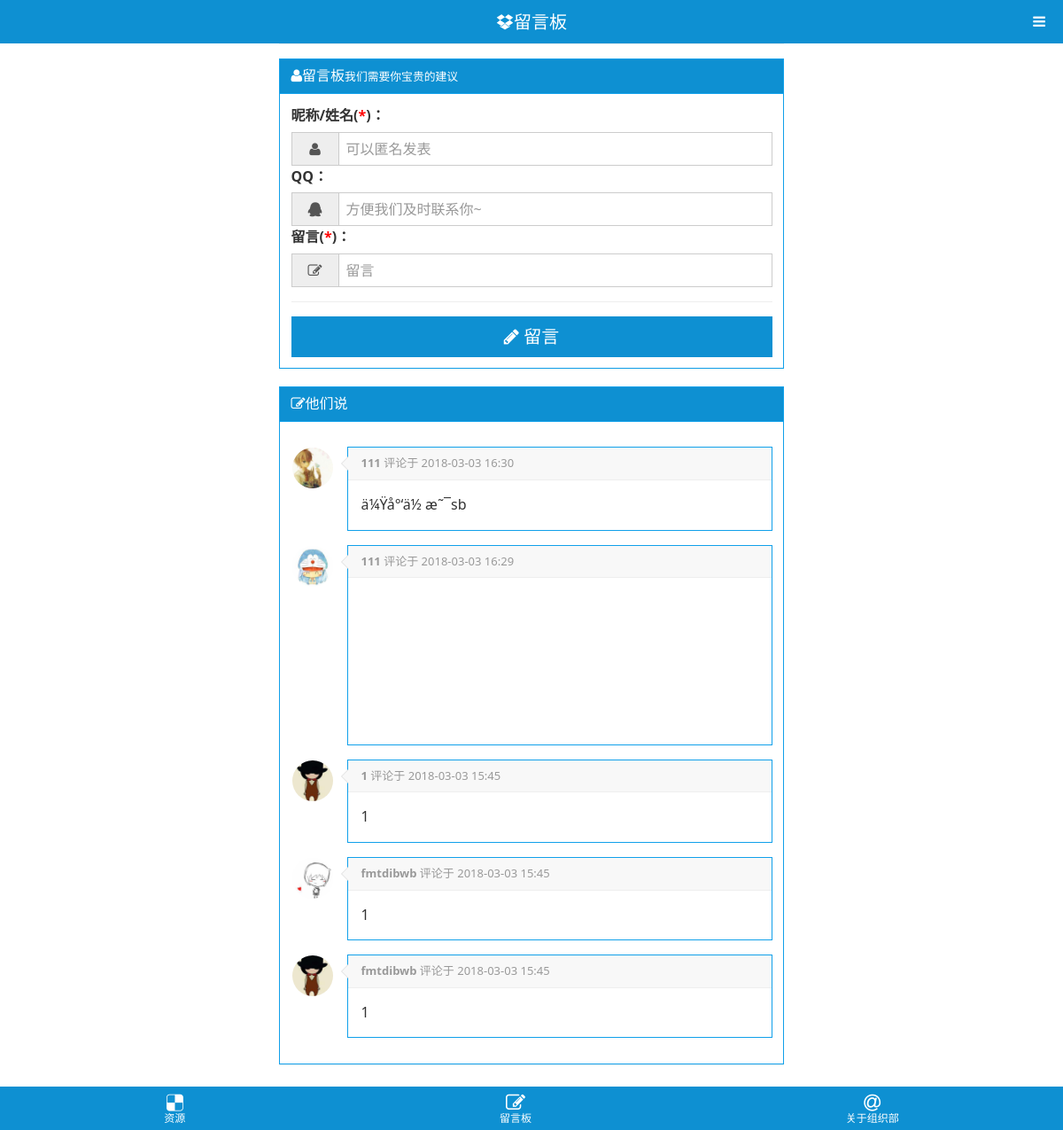
Screenshot of /WebSite/guestbook.php with the database file from the repository.
### tables this page shows
CREATE TABLE `guestbook` (
  `id` int(11) NOT NULL AUTO_INCREMENT,
  `username` varchar(20) NOT NULL,
  `qq` varchar(20) DEFAULT NULL,
  `info` text NOT NULL,
  `time` datetime NOT NULL,
  `ip` varchar(30) DEFAULT NULL,
  PRIMARY KEY (`id`) USING BTREE
);

### WebSite/guestbook.php (the view, shortened to what this page needs)
<?php
$title="留言板";
require 'head.php';
require 'navbar.php';
?>
<div class="am-u-lg-6 am-u-md-8 am-u-sm-centered">
<hr>
<section class="am-panel am-panel-primary">
  <div class="am-panel-hd"><i class="am-icon-user"></i>留言板<small>我们需要你宝贵的建议</small></div>
  <main class="am-panel-bd">
    <form action="" method="post" class="am-form am-form-horizontal">
    <label for="tel">昵称/姓名(<font style="color: red;">*</font>)：</label>
<div class="am-input-group">
  <span class="am-input-group-label"><i class="am-icon-user am-icon-fw"></i></span >
  <input type="text" id="username" value="<?php if(!empty($_SESSION['username'])){echo $_SESSION['username'];} ?>" name="username" class="am-form-field" placeholder="可以匿名发表"  required/>
</div>
 <label for="qq">QQ：</label>
<div class="am-input-group">
  <span class="am-input-group-label"><i class="am-icon-qq am-icon-fw"></i></span>
  <input type="text"  id="qq" name="qq" class="am-form-field" placeholder="方便我们及时联系你~"   />
</div>
  <label for="guestbook">留言(<font style="color: red;">*</font>)：</label>
<div class="am-input-group">
  <span class="am-input-group-label"><i class="am-icon-edit am-icon-fw"></i></span>
  <input type="text"  id="guestbook" name="guestbook" class="am-form-field" placeholder="留言"   />
</div>
<hr>
  <div class="am-cf">
        <button type="submit" class="am-btn  am-btn-primary am-btn-xl am-btn-block"><i class="am-icon-pencil"></i>&nbsp;留言</button>
      </div>
</form>
  </main>
</section>
<section class="am-panel am-panel-primary">
  <div class="am-panel-hd"><i class="am-icon-edit"></i>他们说</div>
  <main class="am-panel-bd">
 <ul class="am-comments-list">
  <?php
require 'conn.php';
             $sql= "SELECT * FROM guestbook  order by id desc limit 5";
               $result = mysqli_query($linkID,$sql) or die(mysql_errno());
             while($row = $result->fetch_assoc()){
   ?>
                <li class="am-comment">
                  <a href="#"><img src="./images/head<?php echo mt_rand(1,6); ?>.jpg" alt="" class="am-comment-avatar" width="48" height="48"></a>
                  <div class="am-comment-main am-panel-primary">
                    <header class="am-comment-hd ">
                      <div class="am-comment-meta"><a href="#" class="am-comment-author"><?php echo $row['username'] ?></a> 评论于 <time><?php echo date("Y-m-d H:i",strtotime($row['time']))  ?></time></div>
                    </header>
                    <div class="am-comment-bd"><?php echo $row['info'] ?>
                    </div>
                  </div>
                </li>
<?php
}
?>
</ul>
</section>
</div>
<?php
require 'footer.php';
 ?>

### WebSite/head.php (shortened to what this page needs)
<!doctype html>
<html class="no-js">
<head>
  <link rel="stylesheet" href="../css/amazeui.min.css">

### WebSite/navbar.php (shortened to what this page needs)
<header data-am-widget="header" class="am-header am-header-default">
  <h1 class="am-header-title">
    <a href="/"><i class="am-icon-dropbox"></i><?php echo $title ?></a>
  </h1>
</header>
<nav data-am-widget="menu" class="am-menu  am-menu-offcanvas1" data-am-menu-offcanvas>
  <a href="javascript: void(0)" class="am-menu-toggle">
    <i class="am-menu-toggle-icon am-icon-bars"></i>
  </a>
</nav>
<div data-am-widget="navbar" class="am-navbar am-cf am-navbar-default "
     id="">
  <ul class="am-navbar-nav am-cf am-avg-sm-4">
    <li>
      <a href="/">
        <span class="am-icon-delicious"></span>
        <span class="am-navbar-label">资源</span>
      </a>
    </li>
    <li>
      <a href="guestbook.php">
        <span class="am-icon-edit"></span>
        <span class="am-navbar-label">留言板</span>
      </a>
    </li>
    <li>
      <a href="about.php">
        <span class="am-icon-at"></span>
        <span class="am-navbar-label">关于组织部</span>
      </a>
    </li>
  </ul>
</div>

### WebSite/footer.php (shortened to what this page needs)
</body>
</html>

### rows the page displays
guestbook: shows a picture, username "111", time "2018-03-03 16:30", info "ä¼Ÿå°‘ä½ æ˜¯sb"
guestbook: shows a picture, username "111", time "2018-03-03 16:29"
guestbook: username "1", time "2018-03-03 15:45", info "1"
guestbook: shows a picture, username "fmtdibwb", time "2018-03-03 15:45", info "1"
guestbook: username "fmtdibwb", time "2018-03-03 15:45", info "1"

### other values shown
$title "留言板"
